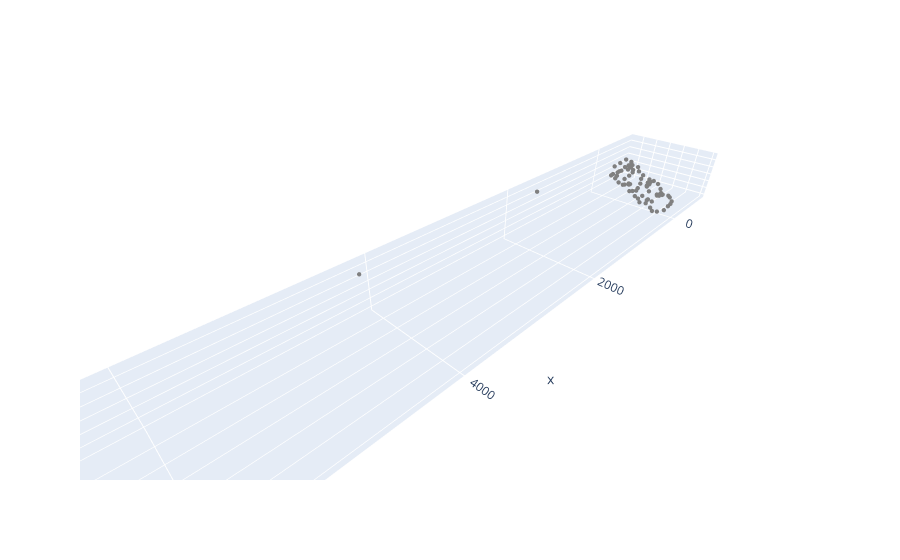

The notebook cell saved with this chart:
### Code cell
#we may not need this to confirm perciodicity 

pca = PCA(n_components=3)
SW_pca = pca.fit(SW).transform(SW)

print('Explained Variance', pca.explained_variance_ratio_)

fig = go.Figure(data=[go.Scatter3d(
    x=SW_pca[:,0], y=SW_pca[:,1], z=SW_pca[:,2], 
    mode ='markers', 
    marker=dict(size = 1.5, color = 'grey')
)] , layout = go.Layout(scene = dict(aspectmode= 'data')))

fig.show()
